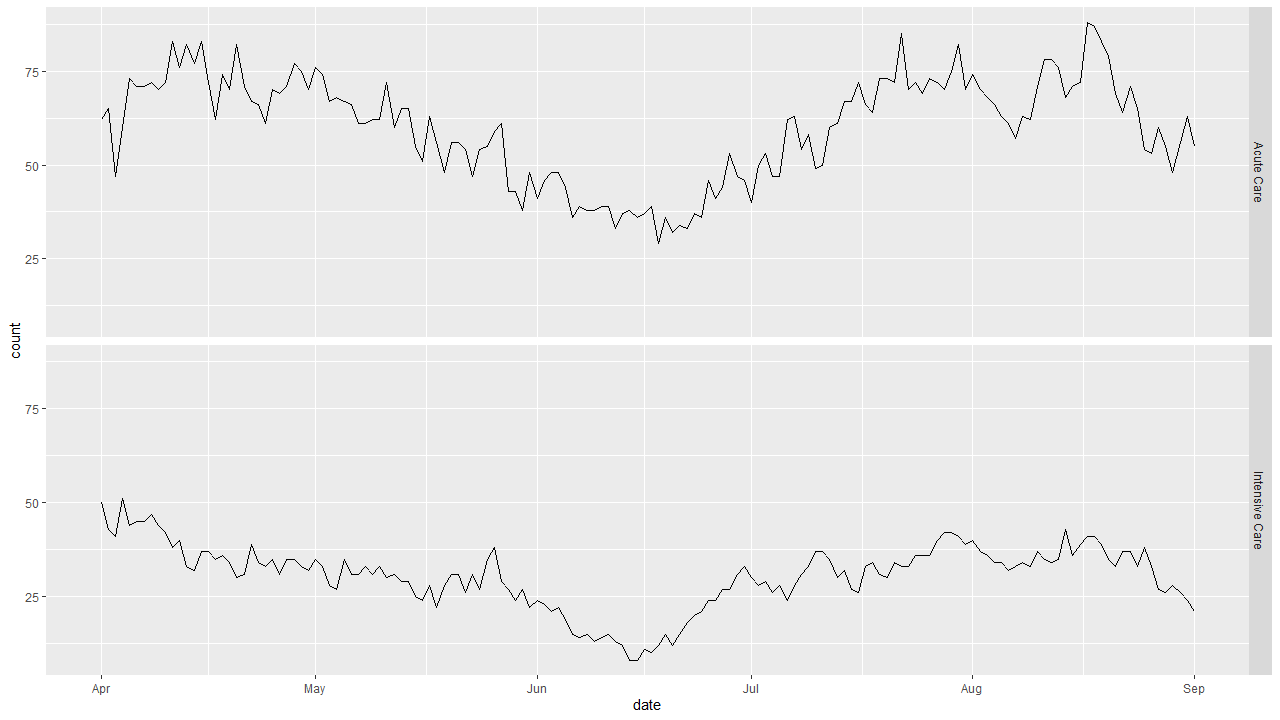

This figure's R source:
#set directory
getwd()
setwd("F:\\DATA ANALYST\\Portfolio\\COVID19-Hospital Capacity")
#-----------------------------------------------------------------------
#open data
hospitalcap_room <- read.csv("CovidRoomDistribution.csv")
#converting to date
hospitalcap_room$date <- as.Date(hospitalcap_room$date)
#-----------------------------------------------------------------------
#ggplot2
library(ggplot2)
a <- ggplot(data=hospitalcap_room, aes(x=date,y=count))
a + geom_line() + facet_grid(bedtype~.)
